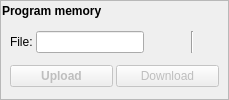
        <widget class="QFrame" name="programMemorySecFrame">
         <property name="frameShape">
          <enum>QFrame::StyledPanel</enum>
         </property>
         <property name="frameShadow">
          <enum>QFrame::Raised</enum>
         </property>
         <property name="lineWidth">
          <number>3</number>
         </property>
         <property name="midLineWidth">
          <number>0</number>
         </property>
         <layout class="QVBoxLayout" name="verticalLayout_9">
          <property name="spacing">
           <number>0</number>
          </property>
          <property name="margin">
           <number>0</number>
          </property>
          <item>
           <widget class="QPushButton" name="programMemoryCeButton">
            <property name="maximumSize">
             <size>
              <width>16777215</width>
              <height>20</height>
             </size>
            </property>
            <property name="font">
             <font>
              <weight>75</weight>
              <italic>false</italic>
              <bold>true</bold>
             </font>
            </property>
            <property name="styleSheet">
             <string notr="true">text-align: left;</string>
            </property>
            <property name="text">
             <string>Program memory</string>
            </property>
            <property name="icon">
             <iconset resource="Avr8UsbProg.qrc">
              <normaloff>:/Avr8UsbProg/images/1downarrow.png</normaloff>:/Avr8UsbProg/images/1downarrow.png</iconset>
            </property>
            <property name="flat">
             <bool>true</bool>
            </property>
           </widget>
          </item>
          <item>
           <widget class="QWidget" name="programMemorySecWidget" native="true">
            <property name="sizePolicy">
             <sizepolicy hsizetype="Expanding" vsizetype="Minimum">
              <horstretch>0</horstretch>
              <verstretch>0</verstretch>
             </sizepolicy>
            </property>
            <layout class="QGridLayout" name="gridLayout_8">
             <property name="topMargin">
              <number>1</number>
             </property>
             <property name="bottomMargin">
              <number>3</number>
             </property>
             <property name="spacing">
              <number>3</number>
             </property>
             <item row="0" column="0">
              <widget class="QLabel" name="label_12">
               <property name="text">
                <string>File:</string>
               </property>
              </widget>
             </item>
             <item row="0" column="1">
              <widget class="QLineEdit" name="programFileLineEdit">
               <property name="whatsThis">
                <string>Name of file to upload to program memory</string>
               </property>
              </widget>
             </item>
             <item row="1" column="0" colspan="4">
              <layout class="QHBoxLayout" name="horizontalLayout_2">
               <item>
                <widget class="QPushButton" name="uploadProgramButton">
                 <property name="enabled">
                  <bool>false</bool>
                 </property>
                 <property name="maximumSize">
                  <size>
                   <width>16777215</width>
                   <height>22</height>
                  </size>
                 </property>
                 <property name="font">
                  <font>
                   <weight>75</weight>
                   <bold>true</bold>
                  </font>
                 </property>
                 <property name="text">
                  <string>Upload</string>
                 </property>
                 <property name="icon">
                  <iconset resource="Avr8UsbProg.qrc">
                   <normaloff>:/Avr8UsbProg/images/vcs_commit.png</normaloff>:/Avr8UsbProg/images/vcs_commit.png</iconset>
                 </property>
                </widget>
               </item>
               <item>
                <widget class="QPushButton" name="downloadProgramButton">
                 <property name="enabled">
                  <bool>false</bool>
                 </property>
                 <property name="maximumSize">
                  <size>
                   <width>16777215</width>
                   <height>22</height>
                  </size>
                 </property>
                 <property name="text">
                  <string>Download</string>
                 </property>
                 <property name="icon">
                  <iconset resource="Avr8UsbProg.qrc">
                   <normaloff>:/Avr8UsbProg/images/vcs_update.png</normaloff>:/Avr8UsbProg/images/vcs_update.png</iconset>
                 </property>
                </widget>
               </item>
              </layout>
             </item>
             <item row="0" column="2">
              <layout class="QHBoxLayout" name="horizontalLayout_4">
               <property name="spacing">
                <number>0</number>
               </property>
               <item>
                <widget class="QPushButton" name="programOpenFileButton">
                 <property name="maximumSize">
                  <size>
                   <width>22</width>
                   <height>22</height>
                  </size>
                 </property>
                 <property name="toolTip">
                  <string>Select file</string>
                 </property>
                 <property name="whatsThis">
                  <string>Select file to upload to program memory</string>
                 </property>
                 <property name="styleSheet">
                  <string notr="true"/>
                 </property>
                 <property name="text">
                  <string/>
                 </property>
                 <property name="icon">
                  <iconset resource="Avr8UsbProg.qrc">
                   <normaloff>:/Avr8UsbProg/images/fileopen.png</normaloff>:/Avr8UsbProg/images/fileopen.png</iconset>
                 </property>
                 <property name="flat">
                  <bool>true</bool>
                 </property>
                </widget>
               </item>
               <item>
                <widget class="QPushButton" name="programOpenHexButton">
                 <property name="enabled">
                  <bool>false</bool>
                 </property>
                 <property name="maximumSize">
                  <size>
                   <width>22</width>
                   <height>22</height>
                  </size>
                 </property>
                 <property name="toolTip">
                  <string>Open in hexadecimal editor</string>
                 </property>
                 <property name="whatsThis">
                  <string>Open the specified file in hexadecimal editor (avaliable only when pluged-in the IDE)</string>
                 </property>
                 <property name="text">
                  <string/>
                 </property>
                 <property name="icon">
                  <iconset resource="Avr8UsbProg.qrc">
                   <normaloff>:/Avr8UsbProg/images/view_choose.png</normaloff>:/Avr8UsbProg/images/view_choose.png</iconset>
                 </property>
                 <property name="flat">
                  <bool>true</bool>
                 </property>
                </widget>
               </item>
               <item>
                <widget class="Line" name="line_4">
                 <property name="orientation">
                  <enum>Qt::Vertical</enum>
                 </property>
                </widget>
               </item>
               <item>
                <widget class="QPushButton" name="setProgramFileButton">
                 <property name="maximumSize">
                  <size>
                   <width>22</width>
                   <height>22</height>
                  </size>
                 </property>
                 <property name="baseSize">
                  <size>
                   <width>16</width>
                   <height>16</height>
                  </size>
                 </property>
                 <property name="toolTip">
                  <string>Set file name to project main file</string>
                 </property>
                 <property name="whatsThis">
                  <string>Set file name to project main file (avaliable only when pluged-in the IDE)</string>
                 </property>
                 <property name="text">
                  <string/>
                 </property>
                 <property name="icon">
                  <iconset resource="Avr8UsbProg.qrc">
                   <normaloff>:/Avr8UsbProg/images/next.png</normaloff>:/Avr8UsbProg/images/next.png</iconset>
                 </property>
                 <property name="flat">
                  <bool>true</bool>
                 </property>
                </widget>
               </item>
              </layout>
             </item>
            </layout>
           </widget>
          </item>
         </layout>
        </widget>
